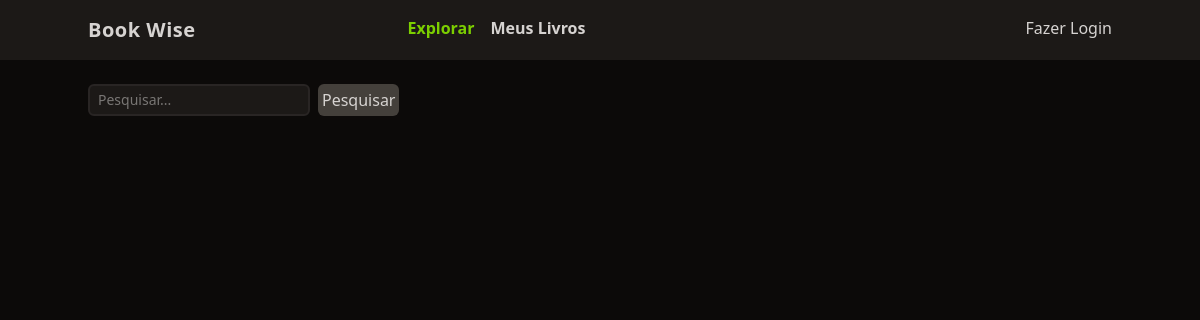
Before: / with the older database file.
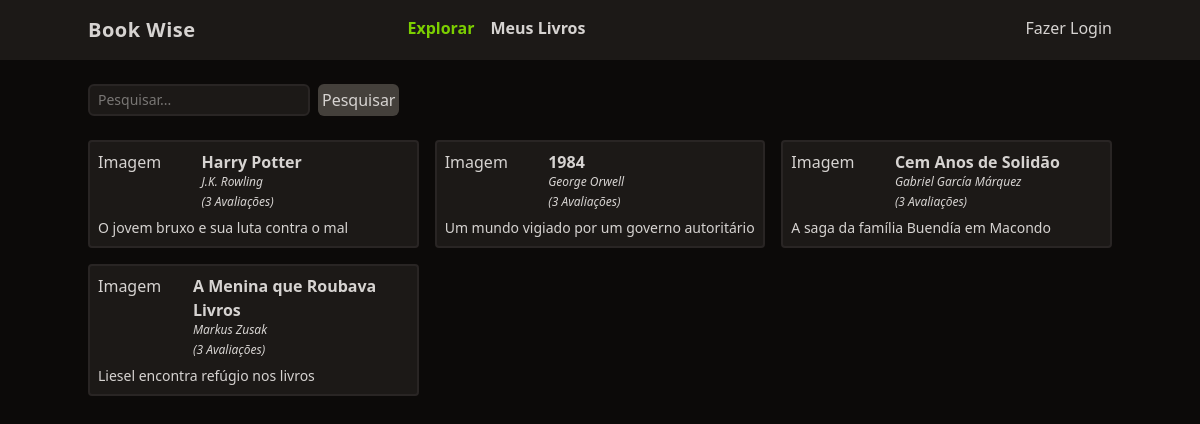
After: the same page with the newer database file.
### tables this page shows
CREATE TABLE livros (
	id integer primary key,
  titulo varchar(255),
  autor varchar(255),
  descricao text,
  ano_de_lancamento integer,
  usuario_id integer,
  foreign key(usuario_id) references usuarios(id) ON DELETE CASCADE
);

### functions.php (called while the page is built, shortened)
<?php
function view($view, $data = [])
{
  require "views/template/app.php";
}

### controllers/index.controller.php (called while the page is built)
<?php
$db = new DB();
$pesquisar = $_REQUEST['pesquisar'] ?? '';
$livros = $db->livros($pesquisar);
view('index', compact('livros'));

### routes.php (called while the page is built, shortened)
<?php
$controller = str_replace('/', '', parse_url($_SERVER["REQUEST_URI"])['path']);
if (!$controller) $controller = "index";
require "controllers/{$controller}.controller.php";

### index.php (called while the page is built)
<?php
require "functions.php";
require 'models/Livro.php';
require 'database.php';
require 'routes.php';

### database.php (called while the page is built, shortened)
<?php
class DB
{
  private $db;
  public function __construct()
  {
    $this->db = new PDO('sqlite:database.sqlite');
  }
  public function livros($pesquisa = null)
  {
    $prepare = $this->db->prepare("select * from livros where usuario_id = 1 and titulo like :pesquisa");
    $prepare->bindValue(':pesquisa', "%$pesquisa%");
    $prepare->execute();
    $items = $prepare->fetchAll();
    return array_map(fn($item) => Livro::make($item), $items);
  }
}

### models/Livro.php (called while the page is built, shortened)
<?php
class Livro
{
  public static function make($item)
  {
    $livro = new self();
    $livro->id = $item['id'];
    $livro->titulo = $item['titulo'];
    $livro->autor = $item['autor'];
    $livro->descricao = $item['descricao'];
    $livro->usuario_id = $item['usuario_id'];
    return $livro;
  }
}

### views/index.view.php (the view)
<form class="w-full flex space-x-2 mt-6">
  <input type="text" name="pesquisar" class="border-stone-800 border-2 rounded-md bg-stone-900 text-sm focus:outline-none px-2 py-1" placeholder="Pesquisar..." name="pesquisar">
  <button type="submit" class="cursor-pointer bg-stone-700 p-1 rounded-md hover:bg-stone-800">Pesquisar</button>
</form>
<section class="grid grid-cols-1 md:grid-cols-2 lg:grid-cols-3 gap-4">
  <?php foreach ($livros as $livro): ?>
    <div class="p-2 rounded border-stone-800 border-2 bg-stone-900">
      <div class="flex">
        <div class="w-1/3">Imagem</div>
        <div class="space-y-1">
          <a href="/livro?id=<?= $livro->id ?>" class="font-semibold hover:underline"><?= $livro->titulo ?></a>
          <div class="text-xs italic"><?= $livro->autor ?></div>
          <div class="text-xs italic">(3 Avaliações)</div>
        </div>
      </div>
      <div class="text-sm mt-2"><?= $livro->descricao ?></div>
    </div>
  <?php endforeach; ?>
</section>

### views/template/app.php (shortened to what this page needs)
<!DOCTYPE html>
<html lang="en">
<head>
  <script src="https://cdn.jsdelivr.net/npm/@tailwindcss/browser@4"></script>
</head>
<body class="bg-stone-950 text-stone-300">
  <header class="bg-stone-900">
    <nav class="mx-auto max-w-screen-lg flex justify-between  py-4">
      <div class="font-bold text-xl tracking-wide">Book Wise</div>
      <ul class="flex space-x-4 font-bold">
        <li><a href="/" class="text-lime-500">Explorar</a></li>
        <li><a href="/meus-livros" class="hover:underline" </a> Meus Livros</li>
      </ul>
      <ul>
        <li><a href="/login" class="hover:underline">Fazer Login</a></li>
      </ul>
    </nav>
  </header>
  <main class="mx-auto max-w-screen-lg space-y-6">
    <?php require "views/{$view}.view.php"; ?>
  </main>
</body>
</html>

Changed rows visible on the page:
now on this page (row edited): livros: titulo "Harry Potter", autor "J.K. Rowling", descricao "O jovem bruxo e sua luta contra o mal"
now on this page (row edited): livros: titulo "1984", autor "George Orwell", descricao "Um mundo vigiado por um governo autoritário"
now on this page (row edited): livros: titulo "Cem Anos de Solidão", autor "Gabriel García Márquez", descricao "A saga da família Buendía em Macondo"
now on this page (row edited): livros: titulo "A Menina que Roubava Livros", autor "Markus Zusak", descricao "Liesel encontra refúgio nos livros"
